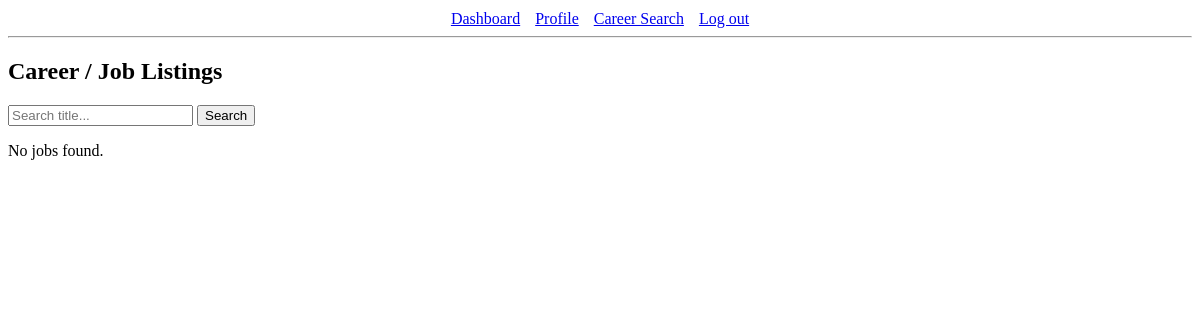
The app's page /user/career/, older data.
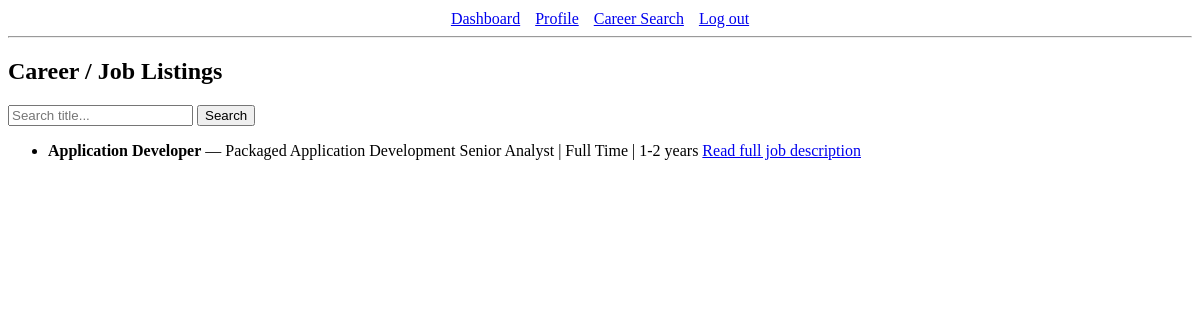
The same page, newer data.
### staff_app/models.py (models this page shows, shortened)
class JobPost(models.Model):
    staff = models.ForeignKey(User, on_delete=models.CASCADE, related_name='job_posts')
    title = models.CharField(max_length=255)
    position_title = models.CharField(max_length=255)
    job_type = models.CharField(max_length=20, choices=JOB_TYPE_CHOICES)
    experience = models.CharField(max_length=100, help_text='e.g. 2 years')
    job_number = models.CharField(max_length=50, unique=True, blank=True)
    job_description = models.TextField()
    qualification = models.TextField()
    location = models.CharField(max_length=255)
    additional_info = models.TextField(blank=True, null=True)
    about_company = models.TextField(blank=True, null=True)
    post_date = models.DateTimeField(auto_now_add=True)
    archived = models.BooleanField(default=False)

### user_app/views.py (the view)
# urls.py: path('career/', views.career_search, name='career_search'),
def career_search(request):
    query = request.GET.get('q', '')
    posts = JobPost.objects.filter(archived=False).order_by('-post_date')
    if query:
        posts = posts.filter(title__icontains=query)  # simple search; extend as needed
    return render(request, 'user/career_search.html', {'posts': posts, 'query': query})

### user_app/templates/user/career_search.html
{% extends "user_maintemp/nav.html" %}
{% block content %}
<div class="container">
  <h2>Career / Job Listings</h2>
  <form method="get" class="mb-3">
    <input type="text" name="q" placeholder="Search title..." value="{{ query }}">
    <button type="submit">Search</button>
  </form>
  {% if posts %}
    <ul class="list-group">
      {% for p in posts %}
        <li class="list-group-item">
          <strong>{{ p.title }}</strong> — {{ p.position_title }} | {{ p.get_job_type_display }} | {{ p.experience }}
          <a href="{% url 'user:job_detail' p.job_number %}" class="btn btn-sm btn-outline-primary float-end">
            Read full job description
          </a>
        </li>
      {% endfor %}
    </ul>
  {% else %}
    <p>No jobs found.</p>
  {% endif %}
</div>
{% endblock %}

Row changes from the older to the newer data that the page shows:
added JobPost: title "Application Developer", position_title "Packaged Application Development Senior Analyst", job_type "Full Time", experience "1-2 years"
Text that changed along with them:
text no longer shown: "No jobs found."
